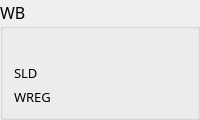
        <widget class="QGroupBox" name="WB_stage">
         <property name="sizePolicy">
          <sizepolicy hsizetype="Preferred" vsizetype="Preferred">
           <horstretch>0</horstretch>
           <verstretch>0</verstretch>
          </sizepolicy>
         </property>
         <property name="minimumSize">
          <size>
           <width>136</width>
           <height>0</height>
          </size>
         </property>
         <property name="font">
          <font>
           <family>微软雅黑</family>
           <pointsize>12</pointsize>
          </font>
         </property>
         <property name="title">
          <string>WB</string>
         </property>
         <layout class="QGridLayout" name="gridLayout_7">
          <item row="1" column="0">
           <layout class="QHBoxLayout" name="exe_d_7">
            <item>
             <widget class="QLabel" name="label_46">
              <property name="font">
               <font>
                <family>微软雅黑</family>
                <pointsize>10</pointsize>
               </font>
              </property>
              <property name="text">
               <string>SLD</string>
              </property>
             </widget>
            </item>
            <item>
             <widget class="QLabel" name="signalSLD">
              <property name="font">
               <font>
                <family>微软雅黑</family>
                <pointsize>10</pointsize>
               </font>
              </property>
              <property name="text">
               <string/>
              </property>
              <property name="alignment">
               <set>Qt::AlignRight|Qt::AlignTrailing|Qt::AlignVCenter</set>
              </property>
             </widget>
            </item>
           </layout>
          </item>
          <item row="2" column="0">
           <layout class="QHBoxLayout" name="exe_d_8">
            <item>
             <widget class="QLabel" name="label_47">
              <property name="font">
               <font>
                <family>微软雅黑</family>
                <pointsize>10</pointsize>
               </font>
              </property>
              <property name="text">
               <string>WREG</string>
              </property>
             </widget>
            </item>
            <item>
             <widget class="QLabel" name="signalWREG">
              <property name="font">
               <font>
                <family>微软雅黑</family>
                <pointsize>10</pointsize>
               </font>
              </property>
              <property name="text">
               <string/>
              </property>
              <property name="alignment">
               <set>Qt::AlignRight|Qt::AlignTrailing|Qt::AlignVCenter</set>
              </property>
             </widget>
            </item>
           </layout>
          </item>
          <item row="0" column="0">
           <widget class="QLabel" name="WB_instruction">
            <property name="font">
             <font>
              <pointsize>10</pointsize>
             </font>
            </property>
            <property name="text">
             <string/>
            </property>
            <property name="alignment">
             <set>Qt::AlignLeading|Qt::AlignLeft|Qt::AlignVCenter</set>
            </property>
           </widget>
          </item>
         </layout>
        </widget>
